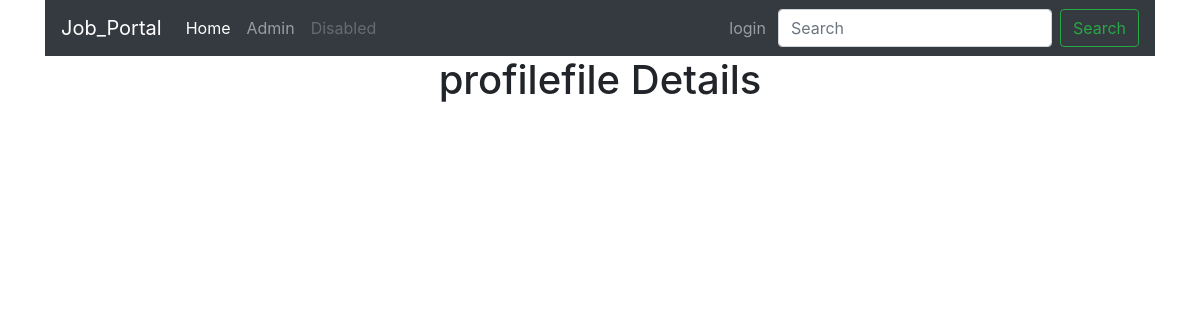
/candidate/profile/, run on an earlier commit of the app's database.
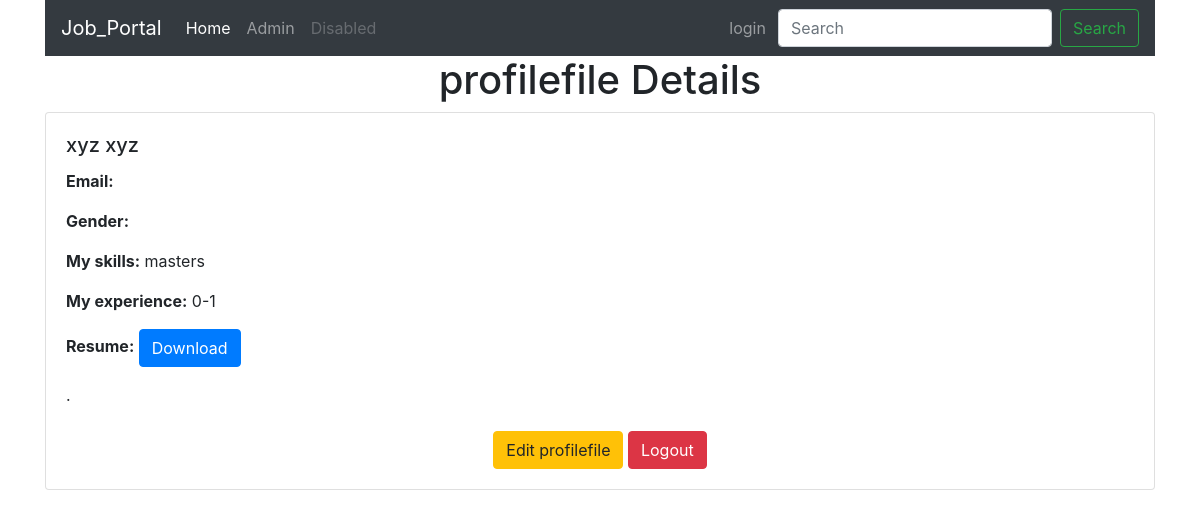
And on a later commit of the database.
### candidates/models.py (models this page shows, shortened)
class CandidateProfile(models.Model):
    user = models.OneToOneField(CustomUser, on_delete=models.CASCADE)
    first_name=models.CharField(_("first_name"),default='xyz', max_length=50)
    last_name=models.CharField(_("last_name"),default='xyz', max_length=50)
    cond_email=models.EmailField(_("Email-address"), max_length=254,unique=True,default="")
    skill= models.CharField(_("Add your skills"), max_length=50,choices=EDUCATION_CHOICES,default='masters')
    experience=models.CharField(_("your work wxperience level"), max_length=50,choices=EXPERIENCE_CHOICES, default='0-1')
    has_resume=models.BooleanField(_("has_resume"),default=True,max_length=5)
    resume=models.FileField(_("Resume"), upload_to='profiles/', max_length=100,blank=True)
    gender=models.CharField(_("Choice "), max_length=50,choices=gender_chioce,default="")
    bio=models.TextField(_("Write your bio here!!!!!!!"),blank=True)

### candidates/views.py (the view)
# urls.py: path('profile/',views.candidate_profile_view,name='candidate_profile'),
def candidate_profile_view(request):
    profiles=CandidateProfile.objects.all()
    return render(request,'candidates/profilePage.html',locals())

### templates/candidates/profilePage.html (shortened to what this page needs)
{% extends "base.html" %}
{% load static %}
{% block content %}
<div class="container">
    {% include "candidates/navbar.html" %}
    <h1 class="text-center">profilefile Details</h1>
    {% for profile in profiles %}
    <div class="card">
        <div class="card-body">
            <h5 class="card-title">{{ profile.first_name }} {{ profile.last_name }}</h5>
            <p class="card-text"><strong>Email:</strong> {{ profile.cond_email }}</p>
            <p class="card-text"><strong>Gender:</strong> {{ profile.get_gender_display }}</p>
            <p class="card-text"><strong>My skills:</strong> {{ profile.skill }}</p>
            <p class="card-text"><strong>My experience:</strong> {{ profile.experience }}</p>
            {% if profile.has_resume %}
                <p class="card-text"><strong>Resume:</strong> <a href="" class="btn btn-primary">Download</a></p>
            {% else %}
                <p class="card-text">No resume uploaded.</p>
            {% endif %}
            <div><p class="card-text">{{profile.bio}}.</p></div>
            <div class="text-center mt-4">
                <a href="" class="btn btn-warning">Edit profilefile</a>
                <a href="" class="btn btn-danger">Logout</a>
            </div>
        </div>
    </div>
    {% endfor %}
</div>
{% endblock %}

### templates/base.html (shortened to what this page needs)
<!DOCTYPE html>
<html>
<head>
    <link rel="stylesheet" href="https://cdn.jsdelivr.net/npm/bootstrap@4.0.0/dist/css/bootstrap.min.css">
</head>
<body>
    {% block content %}{% endblock  %}
</body>
</html>

### templates/candidates/navbar.html (shortened to what this page needs)
<nav class="navbar navbar-expand-lg navbar-dark bg-dark">
    <a class="navbar-brand" href="#">Job_Portal</a>
    <div class="collapse navbar-collapse" id="navbarSupportedContent">
      <ul class="navbar-nav mr-auto">
        <li class="nav-item active">
          <a class="nav-link" href="#">Home <span class="sr-only">(current)</span></a>
        </li>
        <li class="nav-item">
          <a class="nav-link" href="/">Admin</a>
        </li>
        <li class="nav-item">
          <a class="nav-link disabled" href="#">Disabled</a>
        </li>
      </ul>
      <ul class="nav navbar-nav navbar-right mr-1">
        {% if user.is_authenticated %}
         {% if user.user_type == 'candidate' %}
         <li><a href="{% url 'candidates:candidate_profile' %}">My Profile (Candidate)</a></li>
     {% elif user.user_type == 'recruiter' %}
         <li><a href="{% url 'recruiter:recruiter_profile' %}">My Profile (Recruiter)</a></li>
     {% endif %}
        <li class="nav-item">
            <a href="{% url 'candidates:signout' %}" class="nav-link">{{ request.user }}  logout</a>
        </li>
        {% else %}
        <li class="nav-item">
            <a href="{% url 'candidates:signin' %}" class="nav-link">login</a>
        </li>
        {% endif %}
      </ul>
      <form class="form-inline my-2 my-lg-0">
        <input class="form-control mr-sm-2" type="search" placeholder="Search" aria-label="Search">
        <button class="btn btn-outline-success my-2 my-sm-0" type="submit">Search</button>
      </form>
    </div>
  </nav>

What changed in the data, as far as the page shows it:
added CandidateProfile: first_name "xyz", last_name "xyz", skill "masters", experience "0-1", shows "Resume:", has_resume "Download"
